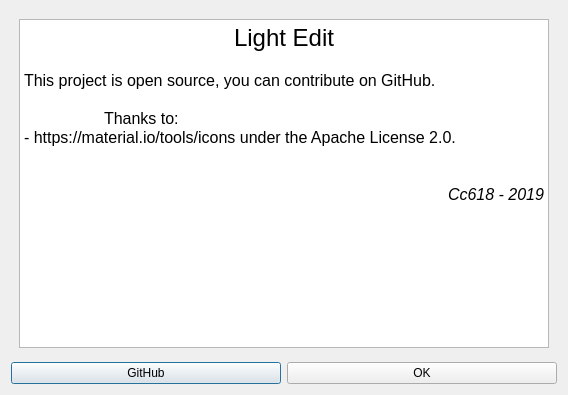
<?xml version="1.0" encoding="UTF-8"?>
<ui version="4.0">
 <class>AboutDialog</class>
 <widget class="QDialog" name="AboutDialog">
  <property name="geometry">
   <rect>
    <x>0</x>
    <y>0</y>
    <width>568</width>
    <height>395</height>
   </rect>
  </property>
  <property name="windowTitle">
   <string>Dialog</string>
  </property>
  <layout class="QVBoxLayout" name="verticalLayout">
   <item>
    <widget class="QTextBrowser" name="textBrowser">
     <property name="styleSheet">
      <string notr="true">margin: 8px;</string>
     </property>
     <property name="html">
      <string>&lt;!DOCTYPE HTML PUBLIC &quot;-//W3C//DTD HTML 4.0//EN&quot; &quot;http://www.w3.org/TR/REC-html40/strict.dtd&quot;&gt;
&lt;html&gt;&lt;head&gt;&lt;meta name=&quot;qrichtext&quot; content=&quot;1&quot; /&gt;&lt;style type=&quot;text/css&quot;&gt;
p, li { white-space: pre-wrap; }
&lt;/style&gt;&lt;/head&gt;&lt;body style=&quot; font-family:'MS Shell Dlg 2'; font-size:8.25pt; font-weight:400; font-style:normal;&quot;&gt;
&lt;p align=&quot;center&quot; style=&quot; margin-top:0px; margin-bottom:0px; margin-left:0px; margin-right:0px; -qt-block-indent:0; text-indent:0px;&quot;&gt;&lt;span style=&quot; font-size:18pt;&quot;&gt;Light Edit&lt;/span&gt;&lt;/p&gt;
&lt;p style=&quot;-qt-paragraph-type:empty; margin-top:0px; margin-bottom:0px; margin-left:0px; margin-right:0px; -qt-block-indent:0; text-indent:0px; font-size:12pt;&quot;&gt;&lt;br /&gt;&lt;/p&gt;
&lt;p style=&quot; margin-top:0px; margin-bottom:0px; margin-left:0px; margin-right:0px; -qt-block-indent:0; text-indent:0px;&quot;&gt;&lt;span style=&quot; font-size:12pt;&quot;&gt;This project is open source, you can contribute on GitHub.&lt;/span&gt;&lt;/p&gt;
&lt;p style=&quot;-qt-paragraph-type:empty; margin-top:0px; margin-bottom:0px; margin-left:0px; margin-right:0px; -qt-block-indent:0; text-indent:0px; font-size:12pt;&quot;&gt;&lt;br /&gt;&lt;/p&gt;
&lt;p style=&quot; margin-top:0px; margin-bottom:0px; margin-left:0px; margin-right:0px; -qt-block-indent:0; text-indent:0px;&quot;&gt;&lt;span style=&quot; font-size:12pt;&quot;&gt;	Thanks to:&lt;/span&gt;&lt;/p&gt;
&lt;p style=&quot; margin-top:0px; margin-bottom:0px; margin-left:0px; margin-right:0px; -qt-block-indent:0; text-indent:0px;&quot;&gt;&lt;span style=&quot; font-size:12pt;&quot;&gt;- https://material.io/tools/icons under the Apache License 2.0.&lt;/span&gt;&lt;/p&gt;
&lt;p style=&quot;-qt-paragraph-type:empty; margin-top:0px; margin-bottom:0px; margin-left:0px; margin-right:0px; -qt-block-indent:0; text-indent:0px; font-size:12pt; text-decoration: underline; color:#0000ff;&quot;&gt;&lt;br /&gt;&lt;/p&gt;
&lt;p style=&quot;-qt-paragraph-type:empty; margin-top:0px; margin-bottom:0px; margin-left:0px; margin-right:0px; -qt-block-indent:0; text-indent:0px; font-size:12pt; text-decoration: underline; color:#0000ff;&quot;&gt;&lt;br /&gt;&lt;/p&gt;
&lt;p align=&quot;right&quot; style=&quot; margin-top:0px; margin-bottom:0px; margin-left:0px; margin-right:0px; -qt-block-indent:0; text-indent:0px;&quot;&gt;&lt;span style=&quot; font-size:12pt; font-style:italic;&quot;&gt;Cc618 - 2019&lt;/span&gt;&lt;/p&gt;&lt;/body&gt;&lt;/html&gt;</string>
     </property>
    </widget>
   </item>
   <item>
    <layout class="QHBoxLayout" name="horizontalLayout">
     <item>
      <widget class="QPushButton" name="github">
       <property name="text">
        <string>GitHub</string>
       </property>
      </widget>
     </item>
     <item>
      <widget class="QPushButton" name="okButton">
       <property name="text">
        <string>OK</string>
       </property>
      </widget>
     </item>
    </layout>
   </item>
  </layout>
 </widget>
 <resources/>
 <connections>
  <connection>
   <sender>okButton</sender>
   <signal>clicked()</signal>
   <receiver>AboutDialog</receiver>
   <slot>accept()</slot>
   <hints>
    <hint type="sourcelabel">
     <x>278</x>
     <y>253</y>
    </hint>
    <hint type="destinationlabel">
     <x>96</x>
     <y>254</y>
    </hint>
   </hints>
  </connection>
 </connections>
</ui>
